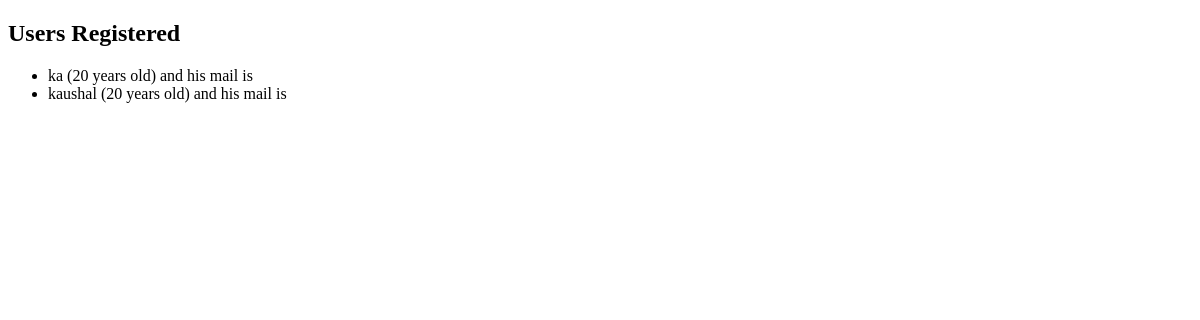
/users, run on an earlier commit of the app's database.
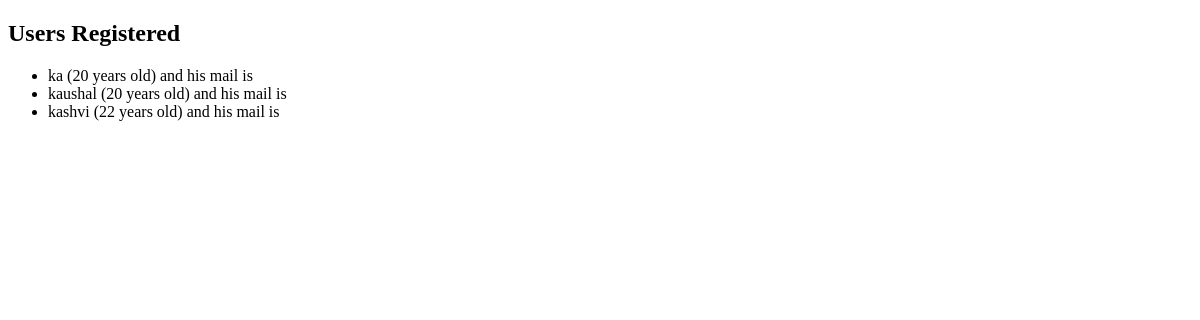
And on a later commit of the database.
### app.py (models this page shows, shortened)
class User(db.Model):
    id=db.Column(db.Integer, primary_key=True)
    name=db.Column(db.String(100), nullable=False)
    email=db.Column(db.String(120), unique=True, nullable=False)
    age=db.Column(db.Integer,nullable=False)
    created_at=db.Column(db.DateTime, default=datetime.datetime.utcnow)

### app.py (the view)
@app.route('/users',methods=['GET','POST'])
def users():
        all_users = User.query.all()
        return render_template("users.html", users=all_users)

### templates/users.html (shortened to what this page needs)
<!DOCTYPE html>
<html lang="en">
<head>
</head>
<body>
    <h2>Users Registered</h2>
    <ul>
        {% for user in users %}
            <li>{{user.name}} ({{user.age}} years old) and his mail is {{user.mail}} </li>
        {% endfor %}
    </ul>
</body>
</html>

What changed in the data, as far as the page shows it:
added User: name "kashvi", age "22"
